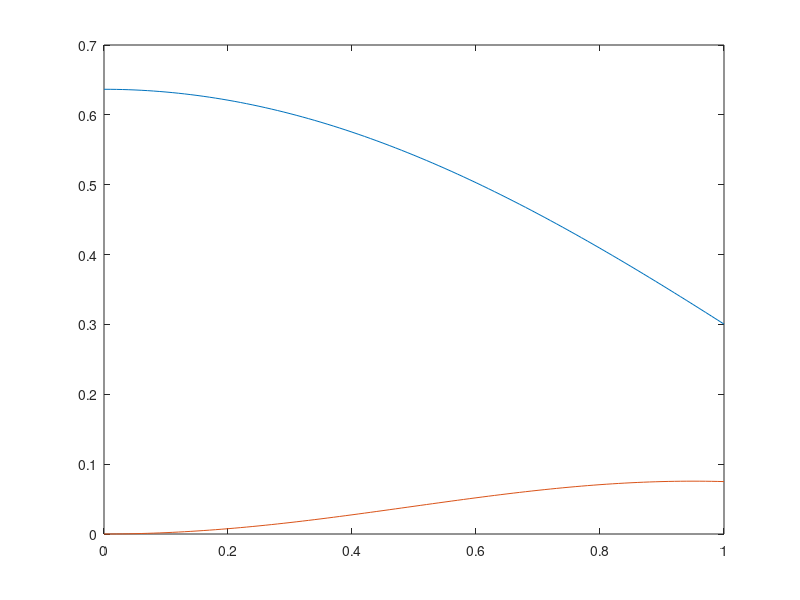

Here is the MATLAB script that generated this plot:
%%
m=1; % carrier
n=2; % fundamental
ma=0:0.01:1;
a1=2*m*besselj(0,ma*pi/2)/pi;
% figure();
plot(ma,a1)
hold on;
ma=0:0.01:1;
% a=2*besselj(0,1*ma*pi/2)/pi;
% figure();
a=2*m*besselj(0,m*ma*pi/2).*besselj(n,m*ma*pi/2)*sin((m+n)*pi/2)/pi;
plot(ma,abs(a))
hold on;